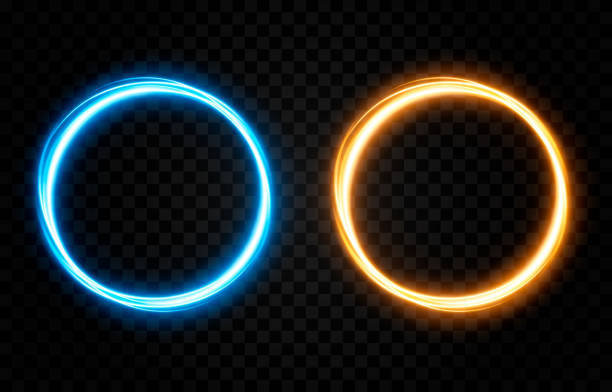
#> input picture Circle-Project/circle.jpg, 612 x 392 px, given in place of the camera
$ python CircleDetection.py
#> lines starting #> are read from the running program, lines starting #| are printed output that depends on the picture; after the words box and inside, x2 and y2 are one past the last pixel; in counts of white or black regions, pixels touching at a corner belong together
from turtle import goto
import cv2 as cv
import numpy as np
from cv2 import imshow


cap = cv.VideoCapture(0)
while True:
    ret, frame = cap.read()
#> frame is the input picture: shape (392, 612, 3); mean B, G, R 32.9, 34.3, 31.4
    if not ret : break
    imshow('Original',frame)

    blur = cv.GaussianBlur(frame,(9,9),1)
    imshow('Blur',blur)

    gray = cv.cvtColor(blur,cv.COLOR_BGR2GRAY)
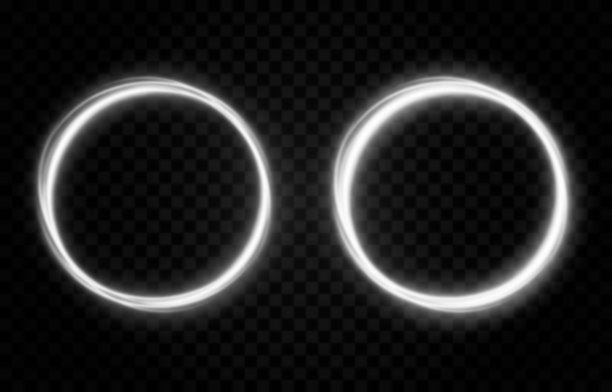
#> gray: shape (392, 612); min 0, max 254, mean 33.3
    imshow('Gray',gray)

    canny = cv.Canny(gray,25,50)
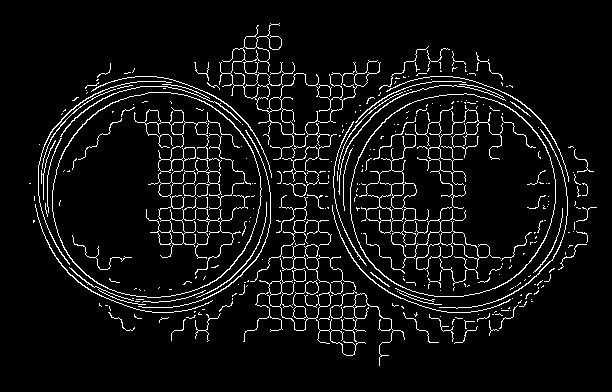
#> canny: shape (392, 612); 6.3% white in thin lines or dots, all inside (x1, y1, x2, y2) = (29, 23, 597, 366)
    imshow('Canny',canny)

    circles=cv.HoughCircles(gray,cv.HOUGH_GRADIENT,1,50,param1=50,param2=30,minRadius=10,maxRadius=90)
#> circles = 17 rows, first 8: [130.5, 176.5, 89.4], [439.5, 205.5, 89.4], [188.5, 211.5, 81.7], [481.5, 175.5, 81.7], [435.5, 154.5, 78.3], [178.5, 160.5, 74], [298.5, 91.5, 71.8], [133.5, 226.5, 76.2]
    if(not isinstance(circles,type(None))):
        circles=np.uint16(np.around(circles))
#> circles = 17 rows, first 8: [130, 176, 89], [440, 206, 89], [188, 212, 82], [482, 176, 82], [436, 154, 78], [178, 160, 74], [298, 92, 72], [134, 226, 76]
        print('Matrix of circles : ')
        print(circles)
#> (printed output is left out)
        for i in circles[0,:]:
            cv.putText(frame,'# of circles : {numberofcircles}'.format(numberofcircles=circles[0].shape[0]),(frame.shape[0]-100,50),cv.FONT_HERSHEY_TRIPLEX,0.7,(255,0,255),1)
            cv.putText(frame,'C : {center}'.format(center=(i[0],i[1])),(i[0]-50,i[1]-50),cv.FONT_HERSHEY_COMPLEX,1,(160,8,10),1)
            cv.putText(frame,'R : {radius}'.format(radius=i[2]),(i[0]-50,i[1]),cv.FONT_HERSHEY_COMPLEX,1,(160,8,10),1)
            print('C : {center} \n R : {radius}'.format(center=(i[0],i[1]),radius=i[2]))
            cv.circle(frame,(i[0],i[1]),i[2],(0,255,0),2)
#> this loop made 17 passes
#> i on passes 1 to 12: [130, 176, 89], [440, 206, 89], [188, 212, 82], [482, 176, 82], [436, 154, 78], [178, 160, 74], [298, 92, 72], [134, 226, 76], [302, 216, 83], [484, 228, 71], [382, 166, 46], [248, 236, 53]
#> (printed output is left out)
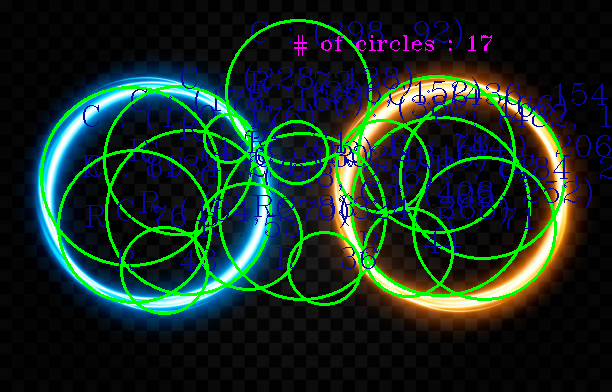
#> frame: shape (392, 612, 3); 13.39% of pixels changed, all inside (x1, y1, x2, y2) = (40, 17, 612, 315)
    imshow('Original with circled circle',frame)
    if(cv.waitKey(10)&0xFF == ord('d')): break
#> (key Esc is pressed here)
